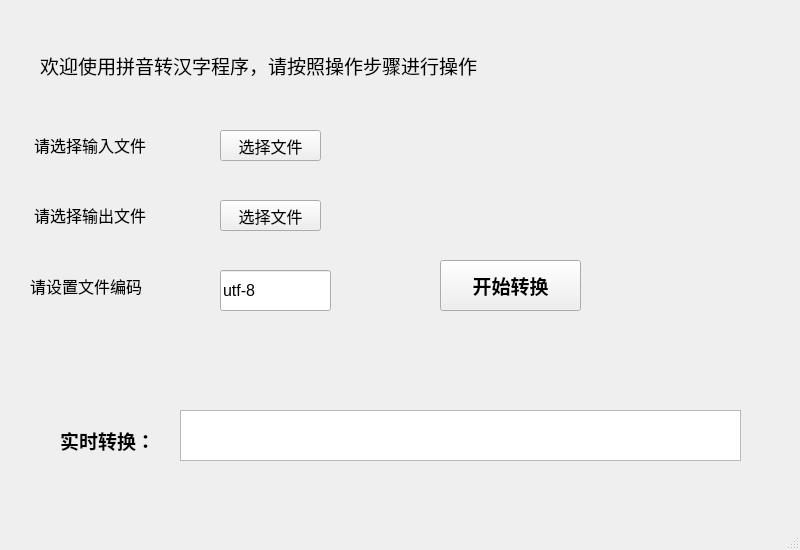
<?xml version="1.0" encoding="UTF-8"?>
<ui version="4.0">
    <class>Trans</class>
    <widget class="QMainWindow" name="Trans">
        <property name="geometry">
            <rect>
                <x>0</x>
                <y>0</y>
                <width>800</width>
                <height>550</height>
            </rect>
        </property>
        <property name="minimumSize">
            <size>
                <width>800</width>
                <height>550</height>
            </size>
        </property>
        <property name="maximumSize">
            <size>
                <width>800</width>
                <height>550</height>
            </size>
        </property>
        <property name="windowTitle">
            <string>拼音转汉字</string>
        </property>
        <widget class="QWidget" name="centralwidget">
            <widget class="QLabel" name="label">
                <property name="geometry">
                    <rect>
                        <x>40</x>
                        <y>30</y>
                        <width>541</width>
                        <height>71</height>
                    </rect>
                </property>
                <property name="sizePolicy">
                    <sizepolicy hsizetype="Preferred" vsizetype="Preferred">
                        <horstretch>0</horstretch>
                        <verstretch>0</verstretch>
                    </sizepolicy>
                </property>
                <property name="font">
                    <font>
                        <family>苹方-简</family>
                        <pointsize>14</pointsize>
                    </font>
                </property>
                <property name="text">
                    <string>欢迎使用拼音转汉字程序，请按照操作步骤进行操作</string>
                </property>
            </widget>
            <widget class="QLabel" name="label_3">
                <property name="geometry">
                    <rect>
                        <x>34</x>
                        <y>120</y>
                        <width>151</width>
                        <height>49</height>
                    </rect>
                </property>
                <property name="sizePolicy">
                    <sizepolicy hsizetype="Minimum" vsizetype="Preferred">
                        <horstretch>0</horstretch>
                        <verstretch>0</verstretch>
                    </sizepolicy>
                </property>
                <property name="font">
                    <font>
                        <pointsize>12</pointsize>
                    </font>
                </property>
                <property name="toolTipDuration">
                    <number>6</number>
                </property>
                <property name="text">
                    <string>请选择输入文件</string>
                </property>
            </widget>
            <widget class="QLabel" name="label_2">
                <property name="enabled">
                    <bool>true</bool>
                </property>
                <property name="geometry">
                    <rect>
                        <x>34</x>
                        <y>190</y>
                        <width>151</width>
                        <height>49</height>
                    </rect>
                </property>
                <property name="sizePolicy">
                    <sizepolicy hsizetype="Fixed" vsizetype="Preferred">
                        <horstretch>0</horstretch>
                        <verstretch>0</verstretch>
                    </sizepolicy>
                </property>
                <property name="font">
                    <font>
                        <pointsize>12</pointsize>
                    </font>
                </property>
                <property name="layoutDirection">
                    <enum>Qt::LeftToRight</enum>
                </property>
                <property name="autoFillBackground">
                    <bool>false</bool>
                </property>
                <property name="text">
                    <string>请选择输出文件</string>
                </property>
            </widget>
            <widget class="QLabel" name="input">
                <property name="geometry">
                    <rect>
                        <x>360</x>
                        <y>120</y>
                        <width>401</width>
                        <height>51</height>
                    </rect>
                </property>
                <property name="text">
                    <string/>
                </property>
                <property name="alignment">
                    <set>Qt::AlignLeading|Qt::AlignLeft|Qt::AlignVCenter</set>
                </property>
                <property name="wordWrap">
                    <bool>true</bool>
                </property>
            </widget>
            <widget class="QLabel" name="output">
                <property name="geometry">
                    <rect>
                        <x>360</x>
                        <y>180</y>
                        <width>401</width>
                        <height>51</height>
                    </rect>
                </property>
                <property name="text">
                    <string/>
                </property>
                <property name="alignment">
                    <set>Qt::AlignLeading|Qt::AlignLeft|Qt::AlignVCenter</set>
                </property>
                <property name="wordWrap">
                    <bool>true</bool>
                </property>
            </widget>
            <widget class="QPushButton" name="bt_input">
                <property name="geometry">
                    <rect>
                        <x>220</x>
                        <y>130</y>
                        <width>101</width>
                        <height>31</height>
                    </rect>
                </property>
                <property name="sizePolicy">
                    <sizepolicy hsizetype="Preferred" vsizetype="Preferred">
                        <horstretch>0</horstretch>
                        <verstretch>0</verstretch>
                    </sizepolicy>
                </property>
                <property name="maximumSize">
                    <size>
                        <width>167</width>
                        <height>85</height>
                    </size>
                </property>
                <property name="font">
                    <font>
                        <pointsize>12</pointsize>
                    </font>
                </property>
                <property name="text">
                    <string>选择文件</string>
                </property>
            </widget>
            <widget class="QPushButton" name="bt_output">
                <property name="geometry">
                    <rect>
                        <x>220</x>
                        <y>200</y>
                        <width>101</width>
                        <height>31</height>
                    </rect>
                </property>
                <property name="sizePolicy">
                    <sizepolicy hsizetype="Preferred" vsizetype="Preferred">
                        <horstretch>0</horstretch>
                        <verstretch>0</verstretch>
                    </sizepolicy>
                </property>
                <property name="maximumSize">
                    <size>
                        <width>167</width>
                        <height>167</height>
                    </size>
                </property>
                <property name="font">
                    <font>
                        <pointsize>12</pointsize>
                    </font>
                </property>
                <property name="text">
                    <string>选择文件</string>
                </property>
            </widget>
            <widget class="QPushButton" name="bt_trans">
                <property name="geometry">
                    <rect>
                        <x>440</x>
                        <y>260</y>
                        <width>141</width>
                        <height>51</height>
                    </rect>
                </property>
                <property name="font">
                    <font>
                        <pointsize>14</pointsize>
                        <weight>75</weight>
                        <bold>true</bold>
                    </font>
                </property>
                <property name="text">
                    <string>开始转换</string>
                </property>
            </widget>
            <widget class="QLabel" name="info">
                <property name="geometry">
                    <rect>
                        <x>170</x>
                        <y>340</y>
                        <width>571</width>
                        <height>51</height>
                    </rect>
                </property>
                <property name="font">
                    <font>
                        <pointsize>12</pointsize>
                    </font>
                </property>
                <property name="text">
                    <string/>
                </property>
                <property name="textFormat">
                    <enum>Qt::PlainText</enum>
                </property>
                <property name="alignment">
                    <set>Qt::AlignLeading|Qt::AlignLeft|Qt::AlignVCenter</set>
                </property>
                <property name="wordWrap">
                    <bool>true</bool>
                </property>
            </widget>
            <widget class="QLabel" name="label_4">
                <property name="geometry">
                    <rect>
                        <x>60</x>
                        <y>420</y>
                        <width>121</width>
                        <height>41</height>
                    </rect>
                </property>
                <property name="font">
                    <font>
                        <pointsize>14</pointsize>
                        <weight>75</weight>
                        <bold>true</bold>
                    </font>
                </property>
                <property name="text">
                    <string>实时转换：</string>
                </property>
            </widget>
            <widget class="QLineEdit" name="encode">
                <property name="geometry">
                    <rect>
                        <x>220</x>
                        <y>270</y>
                        <width>111</width>
                        <height>41</height>
                    </rect>
                </property>
                <property name="font">
                    <font>
                        <pointsize>12</pointsize>
                    </font>
                </property>
                <property name="text">
                    <string>utf-8</string>
                </property>
            </widget>
            <widget class="QLabel" name="label_5">
                <property name="enabled">
                    <bool>true</bool>
                </property>
                <property name="geometry">
                    <rect>
                        <x>30</x>
                        <y>260</y>
                        <width>151</width>
                        <height>51</height>
                    </rect>
                </property>
                <property name="sizePolicy">
                    <sizepolicy hsizetype="Fixed" vsizetype="Preferred">
                        <horstretch>0</horstretch>
                        <verstretch>0</verstretch>
                    </sizepolicy>
                </property>
                <property name="font">
                    <font>
                        <pointsize>12</pointsize>
                    </font>
                </property>
                <property name="layoutDirection">
                    <enum>Qt::LeftToRight</enum>
                </property>
                <property name="autoFillBackground">
                    <bool>false</bool>
                </property>
                <property name="text">
                    <string>请设置文件编码</string>
                </property>
            </widget>
            <widget class="QTextEdit" name="t_trans">
                <property name="geometry">
                    <rect>
                        <x>180</x>
                        <y>410</y>
                        <width>561</width>
                        <height>51</height>
                    </rect>
                </property>
                <property name="sizePolicy">
                    <sizepolicy hsizetype="Preferred" vsizetype="Expanding">
                        <horstretch>0</horstretch>
                        <verstretch>0</verstretch>
                    </sizepolicy>
                </property>
                <property name="font">
                    <font>
                        <pointsize>12</pointsize>
                    </font>
                </property>
            </widget>
        </widget>
        <widget class="QMenuBar" name="menubar">
            <property name="enabled">
                <bool>true</bool>
            </property>
            <property name="geometry">
                <rect>
                    <x>0</x>
                    <y>0</y>
                    <width>800</width>
                    <height>26</height>
                </rect>
            </property>
        </widget>
        <widget class="QStatusBar" name="statusbar">
            <property name="enabled">
                <bool>true</bool>
            </property>
        </widget>
    </widget>
    <resources/>
    <connections>
        <connection>
            <sender>bt_input</sender>
            <signal>clicked()</signal>
            <receiver>input</receiver>
            <slot>update()</slot>
            <hints>
                <hint type="sourcelabel">
                    <x>234</x>
                    <y>170</y>
                </hint>
                <hint type="destinationlabel">
                    <x>352</x>
                    <y>165</y>
                </hint>
            </hints>
        </connection>
        <connection>
            <sender>bt_output</sender>
            <signal>clicked()</signal>
            <receiver>output</receiver>
            <slot>update()</slot>
            <hints>
                <hint type="sourcelabel">
                    <x>240</x>
                    <y>230</y>
                </hint>
                <hint type="destinationlabel">
                    <x>427</x>
                    <y>256</y>
                </hint>
            </hints>
        </connection>
        <connection>
            <sender>bt_trans</sender>
            <signal>clicked()</signal>
            <receiver>info</receiver>
            <slot>update()</slot>
            <hints>
                <hint type="sourcelabel">
                    <x>355</x>
                    <y>312</y>
                </hint>
                <hint type="destinationlabel">
                    <x>265</x>
                    <y>387</y>
                </hint>
            </hints>
        </connection>
    </connections>
</ui>
